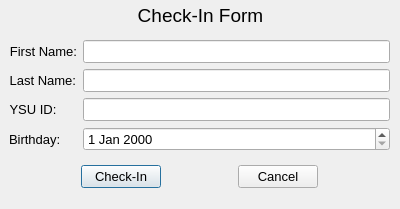
<?xml version="1.0" encoding="UTF-8"?>
<ui version="4.0">
 <class>CheckInManualView</class>
 <widget class="QDialog" name="CheckInManualView">
  <property name="geometry">
   <rect>
    <x>0</x>
    <y>0</y>
    <width>400</width>
    <height>209</height>
   </rect>
  </property>
  <property name="font">
   <font>
    <pointsize>10</pointsize>
   </font>
  </property>
  <property name="windowTitle">
   <string>Dialog</string>
  </property>
  <widget class="QWidget" name="horizontalLayoutWidget">
   <property name="geometry">
    <rect>
     <x>10</x>
     <y>160</y>
     <width>381</width>
     <height>34</height>
    </rect>
   </property>
   <layout class="QHBoxLayout" name="horizontalLayout">
    <item>
     <widget class="QPushButton" name="CheckInButton">
      <property name="sizePolicy">
       <sizepolicy hsizetype="Fixed" vsizetype="Fixed">
        <horstretch>0</horstretch>
        <verstretch>0</verstretch>
       </sizepolicy>
      </property>
      <property name="text">
       <string>Check-In</string>
      </property>
     </widget>
    </item>
    <item>
     <widget class="QPushButton" name="CancelButton">
      <property name="sizePolicy">
       <sizepolicy hsizetype="Fixed" vsizetype="Fixed">
        <horstretch>0</horstretch>
        <verstretch>0</verstretch>
       </sizepolicy>
      </property>
      <property name="text">
       <string>Cancel</string>
      </property>
     </widget>
    </item>
   </layout>
  </widget>
  <widget class="QWidget" name="formLayoutWidget">
   <property name="geometry">
    <rect>
     <x>9</x>
     <y>40</y>
     <width>381</width>
     <height>117</height>
    </rect>
   </property>
   <layout class="QFormLayout" name="formLayout">
    <item row="0" column="0">
     <widget class="QLabel" name="nameLabel">
      <property name="text">
       <string>First Name:</string>
      </property>
      <property name="alignment">
       <set>Qt::AlignRight|Qt::AlignTrailing|Qt::AlignVCenter</set>
      </property>
     </widget>
    </item>
    <item row="0" column="1">
     <widget class="QLineEdit" name="nameLineEdit"/>
    </item>
    <item row="2" column="0">
     <widget class="QLabel" name="ySUIDLabel">
      <property name="text">
       <string>YSU ID: </string>
      </property>
      <property name="alignment">
       <set>Qt::AlignRight|Qt::AlignTrailing|Qt::AlignVCenter</set>
      </property>
     </widget>
    </item>
    <item row="2" column="1">
     <widget class="QLineEdit" name="ySUIDLineEdit"/>
    </item>
    <item row="3" column="0">
     <widget class="QLabel" name="birthdayLabel">
      <property name="text">
       <string>Birthday:</string>
      </property>
     </widget>
    </item>
    <item row="3" column="1">
     <widget class="QDateEdit" name="birthdayDateEdit"/>
    </item>
    <item row="1" column="0">
     <widget class="QLabel" name="lastNameLabel">
      <property name="text">
       <string>Last Name:</string>
      </property>
      <property name="alignment">
       <set>Qt::AlignRight|Qt::AlignTrailing|Qt::AlignVCenter</set>
      </property>
     </widget>
    </item>
    <item row="1" column="1">
     <widget class="QLineEdit" name="lastNameLineEdit"/>
    </item>
   </layout>
  </widget>
  <widget class="QWidget" name="horizontalLayoutWidget_2">
   <property name="geometry">
    <rect>
     <x>10</x>
     <y>0</y>
     <width>381</width>
     <height>31</height>
    </rect>
   </property>
   <layout class="QHBoxLayout" name="horizontalLayout_2">
    <item>
     <widget class="QLabel" name="label">
      <property name="font">
       <font>
        <pointsize>14</pointsize>
        <weight>50</weight>
        <bold>false</bold>
       </font>
      </property>
      <property name="text">
       <string>Check-In Form</string>
      </property>
      <property name="alignment">
       <set>Qt::AlignCenter</set>
      </property>
     </widget>
    </item>
   </layout>
  </widget>
 </widget>
 <tabstops>
  <tabstop>nameLineEdit</tabstop>
  <tabstop>lastNameLineEdit</tabstop>
  <tabstop>ySUIDLineEdit</tabstop>
  <tabstop>birthdayDateEdit</tabstop>
  <tabstop>CheckInButton</tabstop>
  <tabstop>CancelButton</tabstop>
 </tabstops>
 <resources/>
 <connections/>
</ui>
